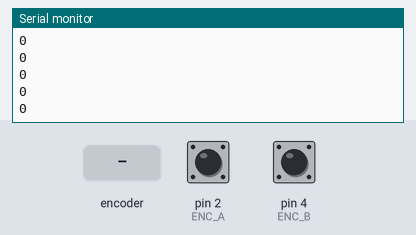
This sketch was run on a simulated Arduino Uno, built with avr-gcc and run on an emulated ATmega328P. On the bench: the last lines printed to the serial monitor. Inputs (shaded band) come from the test bench; at power-on: pin 2 (ENC_A) HIGH, pin 4 (ENC_B) HIGH.

Above: at 1.2 s.
1.3 s: rotary encoder on pin 2 (ENC_A) / pin 4 (ENC_B) turned 1 step (first pin leading)
At 1.41 s:
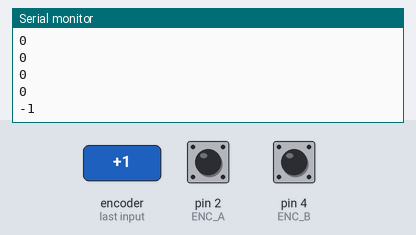
3.0 s: rotary encoder on pin 2 (ENC_A) / pin 4 (ENC_B) turned 1 step (first pin leading)
At 3.11 s:
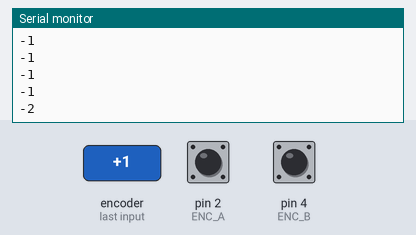
Timing chart, 0 to 6.0 s (numbered marks = the images above; inputs shaded):
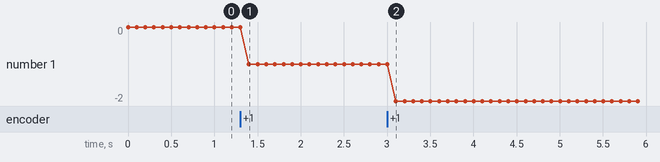

The sketch:

Encoder_test.ino
```cpp
volatile long ticks = 0;
const int ENC_A = 2, ENC_B = 4; // Right encoder
//const int ENC_A =12, ENC_B = 8; // Left encoder

void isr() {
  if (digitalRead(ENC_B) == HIGH) ticks++;
  else ticks--;
}

void setup() {
  Serial.begin(115200);
  pinMode(ENC_A, INPUT_PULLUP);
  pinMode(ENC_B, INPUT_PULLUP);
  attachInterrupt(digitalPinToInterrupt(ENC_A), isr, RISING);
}

void loop() {
  noInterrupts();
  long t = ticks;
  interrupts();
  Serial.println(t);
  delay(100);
}
```

Measured:
- after the input at 1.3 s, the serial monitor: prints a new line after 0.10 s (image 1)
- after the input at 3.0 s, the serial monitor: prints a new line after 0.10 s (image 2)
- plotted number 1: 0 → -1 after the input at 1.3 s, -1 → -2 after the input at 3.0 s
